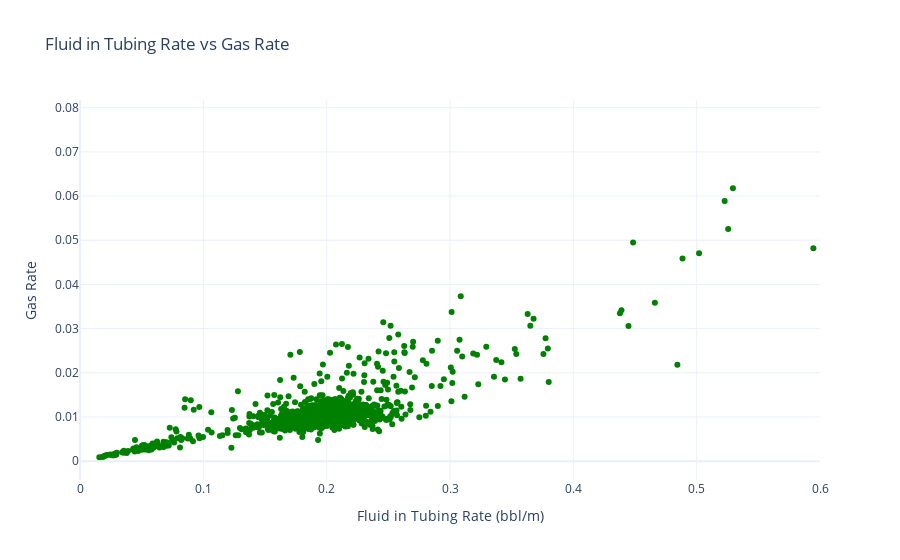

This figure's notebook cell:
### Code cell
# Create Plotly figure
fig = go.Figure()

# Add scatter plot (point cloud)
fig.add_trace(go.Scatter(
    x=df_z['Fluidrate (bbl/m)'],
    y=df_z['GasRate'],
    mode='markers',
    marker=dict(size=6, color='green', opacity=1),
    name='Gas Rate'
))

# Customize layout
fig.update_layout(
    title='Fluid in Tubing Rate vs Gas Rate',
    xaxis_title='Fluid in Tubing Rate (bbl/m)',
    yaxis_title='Gas Rate',
    xaxis_range=[0, 0.6],  # Set x-axis limits (adjust as needed)
    template='plotly_white'
)

# Show plot
fig.show()

### Figure 1 — Plotly figure (JSON) as saved in the notebook; plotly's stock layout.template omitted (floating-point values rounded to 4 significant figures; data arrays with more than 128 entries replaced by an {"elided": "..."} marker saying what was removed)
{"data": [{"marker": {"color": "green", "opacity": 1, "size": 6}, "mode": "markers", "name": "Gas Rate", "type": "scatter", "x": {"elided": "1668 float values"}, "y": {"elided": "1668 float values"}}], "layout": {"title": {"text": "Fluid in Tubing Rate vs Gas Rate"}, "xaxis": {"range": [0, 0.6], "title": {"text": "Fluid in Tubing Rate (bbl/m)"}}, "yaxis": {"title": {"text": "Gas Rate"}}}}
